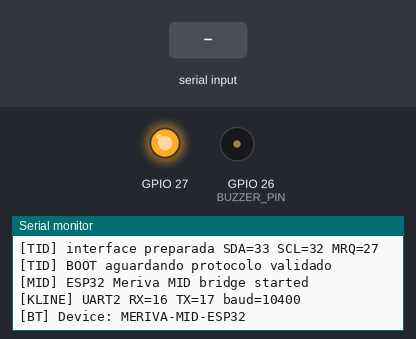
A program run on a simulated ESP32. Shown: output pins drawn as LEDs (lit = HIGH), buzzer (waves = sounding, pin HIGH), the last lines printed to the serial monitor. Inputs (shaded band) come from the test bench. Nothing arrives over Bluetooth unless stated.

Above: at 1.4 s.
1.5 s: "ATZ\n" received over the second serial link
At 1.9 s:
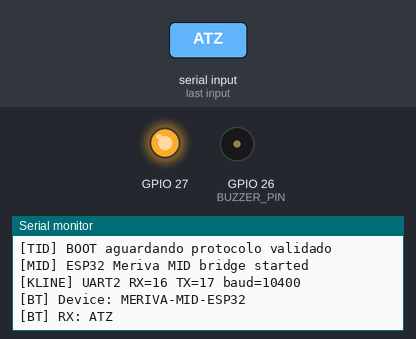
3.0 s: "ATI\n" received over the second serial link
At 4.2 s:
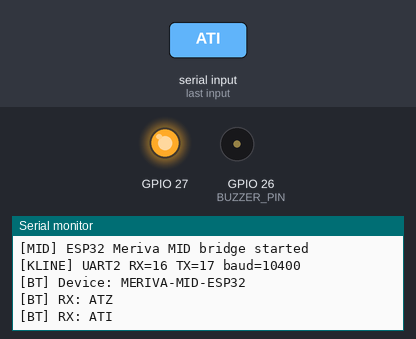
4.5 s: "ATE0\n" received over the second serial link
At 5.4 s:
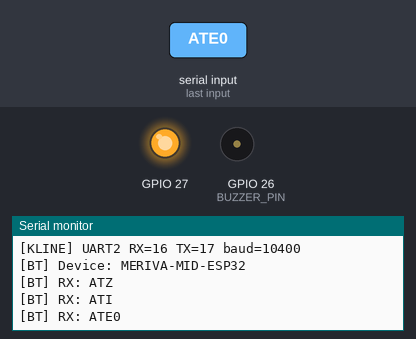

Measured:
- after the input at 1.5 s, the serial monitor: prints a new line at once (image 1)
- after the input at 3.0 s, the serial monitor: prints a new line at once (image 2)
- after the input at 4.5 s, the serial monitor: prints a new line at once (image 3)

The program:

main.cpp
```cpp
#include <Arduino.h>
#include <BluetoothSerial.h>
#include "tidDisplay.h"

BluetoothSerial SerialBT;

static constexpr int KLINE_RX_PIN = 16;
static constexpr int KLINE_TX_PIN = 17;
static constexpr uint32_t KLINE_BAUD = 10400;

HardwareSerial KLine(2);

static constexpr int IGN_PIN = 35;
static constexpr int BUZZER_PIN = 26;

String rxLine;

void sendElm(const String& response) {
  SerialBT.print(response);
  SerialBT.print("\r>");
}

String normalizeCommand(String command) {
  command.trim();
  command.toUpperCase();
  command.replace(" ", "");
  return command;
}

void handleCommand(const String& raw) {
  const String command = normalizeCommand(raw);
  if (command.length() == 0) return;

  Serial.printf("[BT] RX: %s\n", command.c_str());

  // Initial ELM-compatible control layer. Vehicle protocol access is deliberately
  // kept behind KLine so the Android application can use the same command model.
  if (command == "ATZ") {
    sendElm("ELM327 v1.5");
    return;
  }
  if (command == "ATI") {
    sendElm("MERIVA MID ESP32");
    return;
  }
  if (command == "ATE0" || command == "ATL0" || command == "ATS0" ||
      command == "ATH1" || command == "ATSP0") {
    sendElm("OK");
    return;
  }
  if (command == "ATDP") {
    sendElm("ISO 14230-4 (KWP FAST)");
    return;
  }

  // Phase 1: explicit bridge placeholder.
  // Do not fabricate ECU data. Until the K-Line handshake is validated on the
  // physical Meriva, unsupported OBD commands return NO DATA.
  sendElm("NO DATA");
}

void setup() {
  Serial.begin(115200);
  delay(200);

  pinMode(IGN_PIN, INPUT);
  pinMode(BUZZER_PIN, OUTPUT);
  digitalWrite(BUZZER_PIN, LOW);

  TidDisplay::begin();
  TidDisplay::showBoot();

  KLine.begin(KLINE_BAUD, SERIAL_8N1, KLINE_RX_PIN, KLINE_TX_PIN);

  if (!SerialBT.begin("MERIVA-MID-ESP32")) {
    Serial.println("[BT] Failed to start Bluetooth Classic SPP");
    return;
  }

  Serial.println("[MID] ESP32 Meriva MID bridge started");
  Serial.printf("[KLINE] UART2 RX=%d TX=%d baud=%lu\n",
                KLINE_RX_PIN, KLINE_TX_PIN, KLINE_BAUD);
  Serial.println("[BT] Device: MERIVA-MID-ESP32");
}

void loop() {
  while (SerialBT.available()) {
    const char c = static_cast<char>(SerialBT.read());

    if (c == '\r' || c == '\n') {
      if (rxLine.length() > 0) {
        handleCommand(rxLine);
        rxLine = "";
      }
    } else if (rxLine.length() < 128) {
      rxLine += c;
    } else {
      rxLine = "";
      sendElm("ERROR");
    }
  }

  while (KLine.available()) {
    const int value = KLine.read();
    Serial.printf("[KLINE] RX %02X\n", value & 0xFF);
  }
}
```

tidDisplay.cpp
```cpp
#include "tidDisplay.h"

namespace {
TidDisplay::Pins configuredPins{};
bool initialized = false;
}

namespace TidDisplay {

void begin(const Pins& pins) {
  configuredPins = pins;

  // Somente configura a infraestrutura elétrica básica.
  // O protocolo de escrita do TID será implementado após captura/validação
  // do barramento no TID original. Não enviar dados fictícios.
  pinMode(configuredPins.mrq, OUTPUT);
  digitalWrite(configuredPins.mrq, HIGH);

  initialized = true;

  Serial.printf(
      "[TID] interface preparada SDA=%d SCL=%d MRQ=%d\n",
      configuredPins.sda,
      configuredPins.scl,
      configuredPins.mrq);
}

bool isReady() {
  return initialized;
}

void showBoot() {
  if (!initialized) return;

  Serial.println("[TID] BOOT aguardando protocolo validado");
}

void clear() {
  if (!initialized) return;

  Serial.println("[TID] CLEAR aguardando protocolo validado");
}

} // namespace TidDisplay
```

tidDisplay.h
```cpp
#pragma once

#include <Arduino.h>

/**
 * Interface do TID original da Chevrolet Meriva.
 *
 * O protocolo elétrico/comandos do TID ainda precisa ser confirmado
 * com o hardware real. Este módulo NÃO envia bytes inventados ao TID.
 *
 * Pinagem planejada do Smart MID:
 *   SDA  -> GPIO 33
 *   SCL  -> GPIO 32
 *   MRQ  -> GPIO 27
 */
namespace TidDisplay {

struct Pins {
  int sda = 33;
  int scl = 32;
  int mrq = 27;
};

void begin(const Pins& pins = {});
bool isReady();
void showBoot();
void clear();

} // namespace TidDisplay
```
